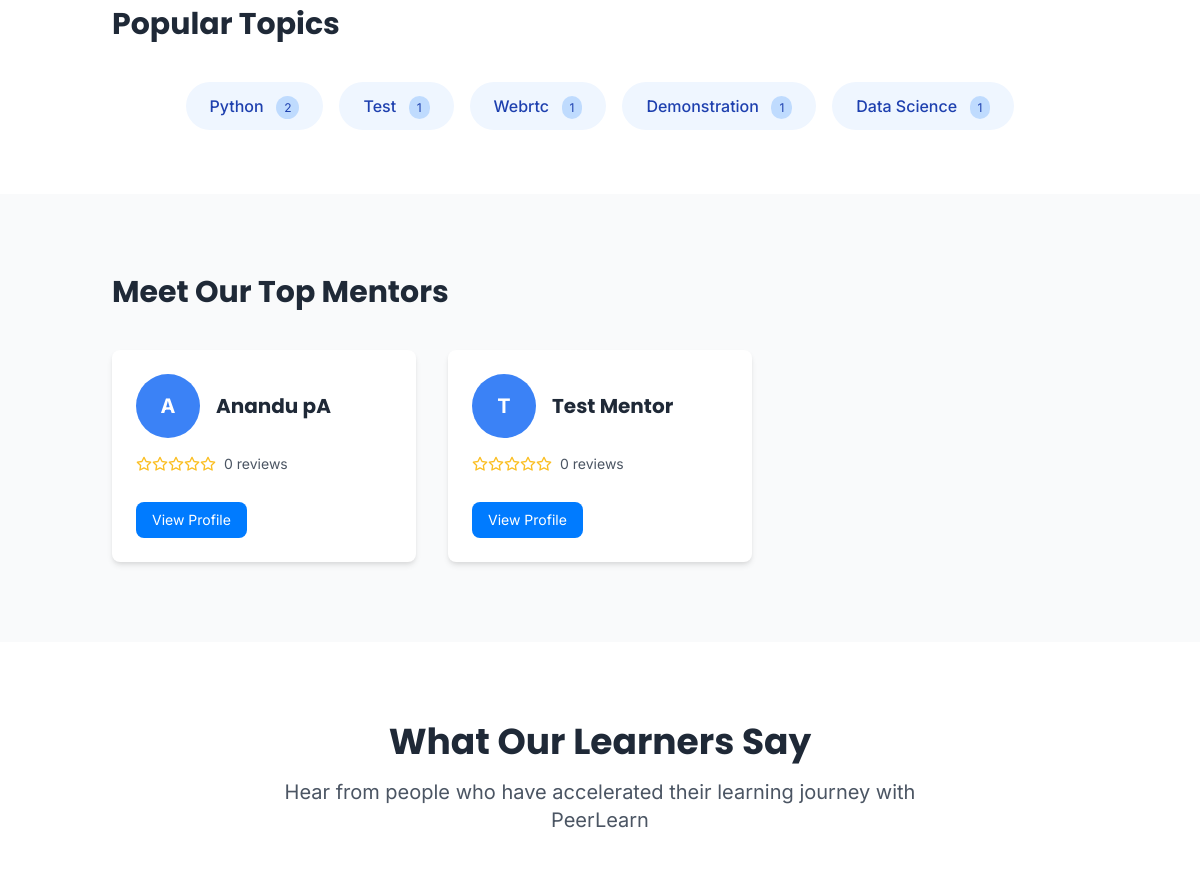
The app's page / (middle part), older data.
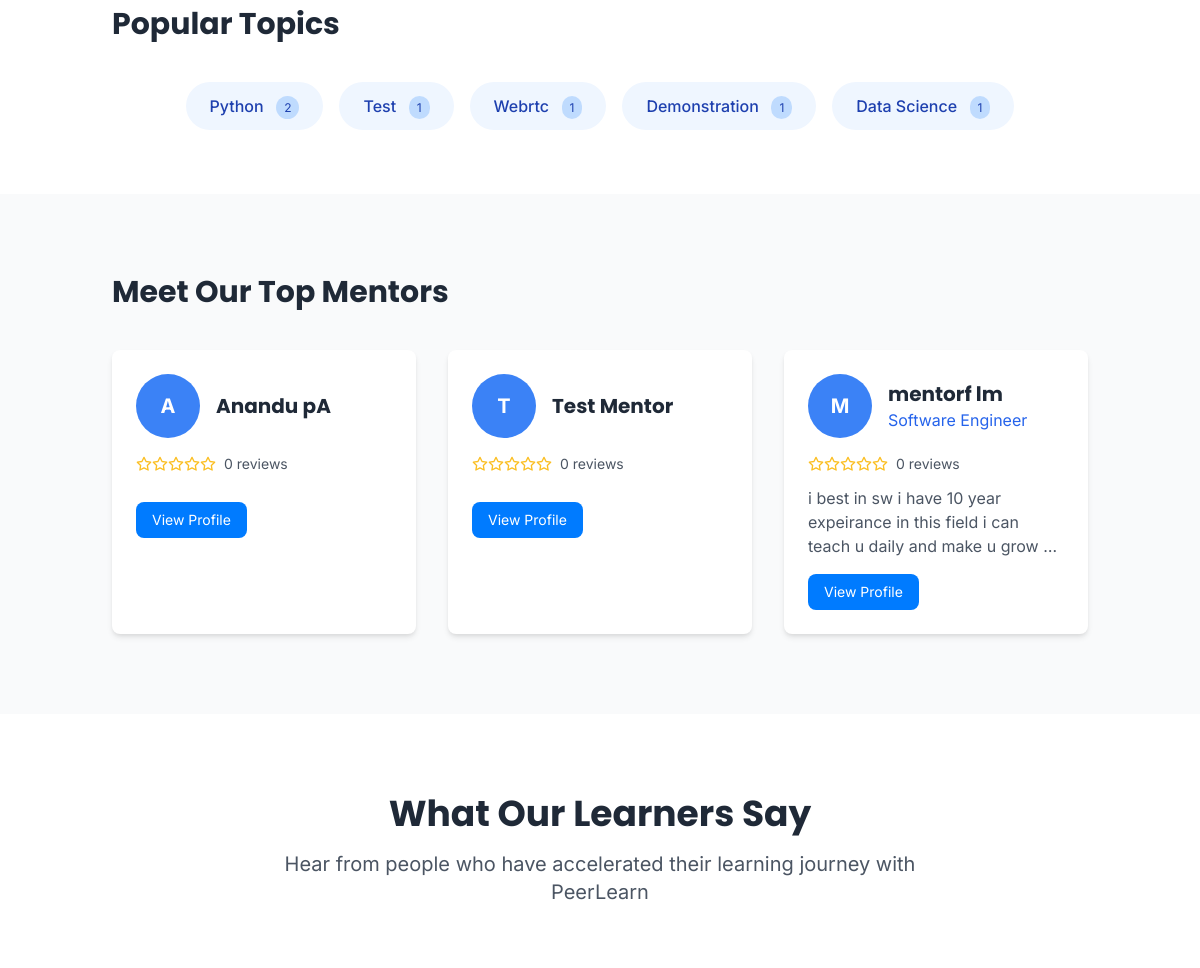
The same page, newer data.
### learning_sessions/models.py (models this page shows, shortened)
class Session(models.Model):
    STATUS_CHOICES = (
        ('scheduled', _('Scheduled')),
        ('in_progress', _('In Progress')),
        ('completed', _('Completed')),
        ('cancelled', _('Cancelled')),
    )
    mentor = models.ForeignKey(MentorProfile, on_delete=models.CASCADE, related_name='sessions')
    title = models.CharField(_('title'), max_length=255)
    description = models.TextField(_('description'))
    topics_to_cover = models.TextField(_('topics to cover'), blank=True, help_text=_("List of topics that will be covered in this session"))
    start_time = models.DateTimeField(_('start time'))
    end_time = models.DateTimeField(_('end time'))
    price = models.DecimalField(_('price'), max_digits=10, decimal_places=2)
    max_participants = models.PositiveIntegerField(_('maximum participants'), default=1)
    current_participants = models.PositiveIntegerField(_('current participants'), default=0)
    status = models.CharField(_('status'), max_length=20, choices=STATUS_CHOICES, default='scheduled')
    tags = models.CharField(_('tags'), max_length=255, blank=True, help_text=_("Comma-separated tags"))
    thumbnail = models.ImageField(_('thumbnail'), upload_to='session_thumbnails/', blank=True, null=True)
    created_at = models.DateTimeField(auto_now_add=True)
    updated_at = models.DateTimeField(auto_now=True)
    class Meta:
        ordering = ['start_time']
        indexes = [
            models.Index(fields=['start_time']),
            models.Index(fields=['status']),
        ]

### users/models.py (models this page shows, shortened)
class User(AbstractUser):
    ROLE_CHOICES = (
        ('learner', _('Learner')),
        ('mentor', _('Mentor')),
        ('admin', _('Admin')),
    )
    username = None
    email = models.EmailField(_('email address'), unique=True)
    profile_picture = models.ImageField(_('profile picture'), upload_to='profile_pictures/', blank=True, null=True)
    role = models.CharField(_('role'), max_length=10, choices=ROLE_CHOICES, default='learner')
    two_factor_enabled = models.BooleanField(_('two-factor authentication'), default=False)
    USERNAME_FIELD = 'email'
    REQUIRED_FIELDS = []
    objects = UserManager()
    def get_full_name(self):
        return f"{self.first_name} {self.last_name}".strip() or self.email
    full_name = property(get_full_name)

class MentorProfile(models.Model):
    user = models.OneToOneField(User, on_delete=models.CASCADE, related_name='mentor_profile')
    expertise = models.CharField(_('area of expertise'), max_length=255)
    bio = models.TextField(_('biography'))
    hourly_rate = models.DecimalField(_('hourly rate'), max_digits=10, decimal_places=2)
    is_approved = models.BooleanField(_('approved status'), default=False)
    intro_video = models.URLField(_('introduction video'), blank=True, null=True)
    average_rating = models.DecimalField(_('average rating'), max_digits=3, decimal_places=2, default=0)
    total_reviews = models.PositiveIntegerField(_('total reviews'), default=0)
    created_at = models.DateTimeField(auto_now_add=True)
    updated_at = models.DateTimeField(auto_now=True)
    def get_absolute_url(self):
        return reverse('mentor_profile', args=[self.id])

### users/views.py (the view)
# urls.py: path('', landing_page, name='landing_page'),
def landing_page(request):
    if request.user.is_authenticated:
        return redirect(request.user.get_dashboard_url())
    featured_mentors = MentorProfile.objects.filter(
        is_approved=True
    ).order_by('-average_rating')[:8]
    from learning_sessions.models import Session
    upcoming_sessions = Session.objects.filter(
        status='scheduled',
        start_time__gt=timezone.now(),
        mentor__is_approved=True
    ).select_related('mentor__user').order_by('start_time')[:8]
    live_sessions = Session.objects.filter(
        status='in_progress',
        mentor__is_approved=True
    ).select_related('mentor__user')[:4]
    popular_topics = []
    all_tags = {}
    for session in Session.objects.filter(mentor__is_approved=True):
        if session.tags:
            tags = [tag.strip() for tag in session.tags.split(',')]
            for tag in tags:
                if tag:
                    all_tags[tag] = all_tags.get(tag, 0) + 1
    popular_topics = sorted(all_tags.items(), key=lambda x: x[1], reverse=True)[:8]
    return render(request, 'landing.html', {
        'featured_mentors': featured_mentors,
        'upcoming_sessions': upcoming_sessions,
        'live_sessions': live_sessions,
        'popular_topics': popular_topics,
    })

### templates/landing.html (shortened to what this page needs)
{% extends 'base.html' %}
{% load i18n %}
{% block content %}
{% if popular_topics %}
<section class="py-16 bg-white">
    <div class="container mx-auto px-6">
        <h2 class="text-3xl font-bold mb-10 text-gray-800">{% trans "Popular Topics" %}</h2>
        <div class="flex flex-wrap gap-4 justify-center">
            {% for topic, count in popular_topics %}
                <a href="{% url 'session_list' %}?tag={{ topic }}" class="inline-block px-6 py-3 bg-blue-50 hover:bg-blue-100 text-blue-800 rounded-full transition-all transform hover:scale-105">
                    <span class="font-medium">{{ topic|title }}</span>
                    <span class="ml-2 bg-blue-200 text-blue-800 px-2 py-1 rounded-full text-xs">{{ count }}</span>
                </a>
            {% endfor %}
        </div>
    </div>
</section>
{% endif %}
<section class="py-20 bg-gray-50">
    <div class="container mx-auto px-6">
        <h2 class="text-3xl font-bold mb-10 text-gray-800">{% trans "Meet Our Top Mentors" %}</h2>
        <div class="grid grid-cols-1 md:grid-cols-2 lg:grid-cols-3 gap-8">
            {% if featured_mentors %}
                {% for mentor in featured_mentors %}
                    <div class="bg-white rounded-lg shadow-md overflow-hidden card-hover-effect">
                        <div class="p-6">
                            <div class="flex items-center mb-4">
                                {% if mentor.user.profile_picture %}
                                    <img src="{{ mentor.user.profile_picture.url }}" alt="{{ mentor.user.get_full_name }}" class="w-16 h-16 rounded-full object-cover mr-4">
                                {% else %}
                                    <div class="w-16 h-16 rounded-full bg-blue-500 text-white flex items-center justify-center font-bold text-xl mr-4">
                                        {{ mentor.user.first_name|first|upper }}
                                    </div>
                                {% endif %}
                                <div>
                                    <h3 class="text-xl font-bold text-gray-800">{{ mentor.user.get_full_name }}</h3>
                                    <p class="text-blue-600">{{ mentor.expertise }}</p>
                                </div>
                            </div>
                            <div class="flex items-center mb-3">
                                <div class="flex text-yellow-400">
                                    {% for i in "12345" %}
                                        {% if forloop.counter <= mentor.average_rating %}
                                            <i data-feather="star" class="h-4 w-4 fill-current"></i>
                                        {% else %}
                                            <i data-feather="star" class="h-4 w-4"></i>
                                        {% endif %}
                                    {% endfor %}
                                </div>
                                <span class="ml-2 text-sm text-gray-600">{{ mentor.total_reviews }} {% trans "reviews" %}</span>
                            </div>
                            <p class="text-gray-600 mb-4 line-clamp-3">{{ mentor.bio }}</p>
                            <div class="mt-4">
                                <a href="{{ mentor.get_absolute_url }}" class="btn-primary px-4 py-2 rounded-lg text-sm inline-block">
                                    {% trans "View Profile" %}
                                </a>
                            </div>
                        </div>
                    </div>
                {% endfor %}
            {% endif %}
        </div>
    </div>
</section>
<section class="py-20 bg-white">
    <div class="container mx-auto px-6">
        <div class="text-center mb-16">
            <h2 class="text-3xl md:text-4xl font-bold mb-4 text-gray-800">{% trans "What Our Learners Say" %}</h2>
            <p class="text-xl text-gray-600 max-w-2xl mx-auto">{% trans "Hear from people who have accelerated their learning journey with PeerLearn" %}</p>
        </div>
    </div>
</section>
{% endblock %}

### templates/base.html (shortened to what this page needs)
<!DOCTYPE html>
<html lang="{{ LANGUAGE_CODE|default:'en' }}">
<head>
    <link href="https://cdn.jsdelivr.net/npm/tailwindcss@2.2.19/dist/tailwind.min.css" rel="stylesheet">
    {% load i18n %}
    {% load static %}
    <link href="{% static 'css/components.css' %}" rel="stylesheet">
</head>
<body class="light-mode">
                                {% get_current_language as CURRENT_LANGUAGE %}
                                {% get_available_languages as LANGUAGES %}
    <main class="pb-16 sm:pb-0">
        {% block content %}{% endblock %}
    </main>
</body>
</html>

### templates/base.html (style rules this page uses)
:root { --primary-color: #007BFF; --secondary-color: #FF5733; --bg-light: #F5F5F5; --bg-dark: #121212; }
body { font-family: 'Inter', sans-serif; transition: background-color 0.3s, color 0.3s; }
h1, h2, h3, h4, h5, h6 { font-family: 'Poppins', sans-serif; font-weight: 700; }
.btn-primary { background-color: var(--primary-color); color: white; }
.card-hover-effect { transition: transform 0.3s, box-shadow 0.3s; }
.light-mode { background-color: var(--bg-light); color: #333; }

### templates/landing.html (style rules this page uses)
.line-clamp-3 { display: -webkit-box; -webkit-line-clamp: 3; -webkit-box-orient: vertical; overflow: hidden; }

Row changes from the older to the newer data that the page shows:
now on this page (row edited): MentorProfile: user.first_name|first "M", user.get_full_name "mentorf lm", expertise "Software Engineer", average_rating 0 (drawn), total_reviews "0", bio "i best in sw i have 10 year expeirance in this field i can teach u daily and make u grow…"
